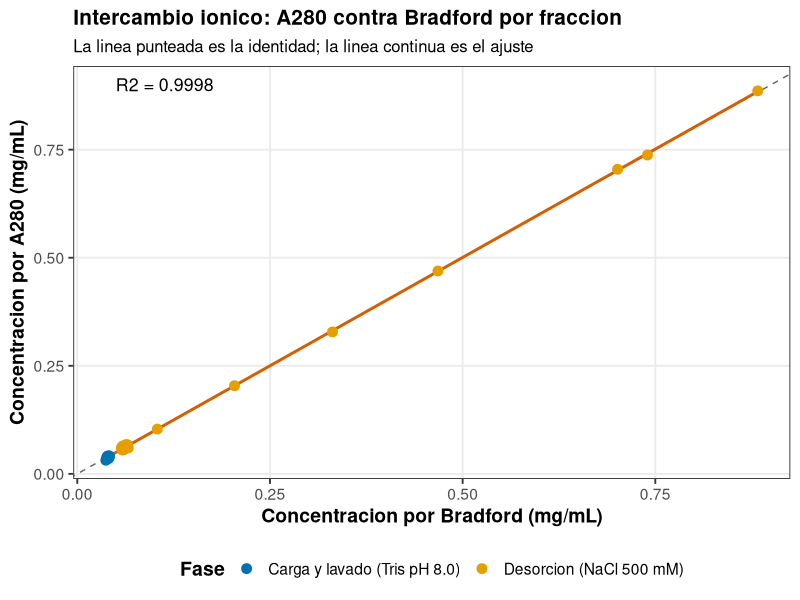
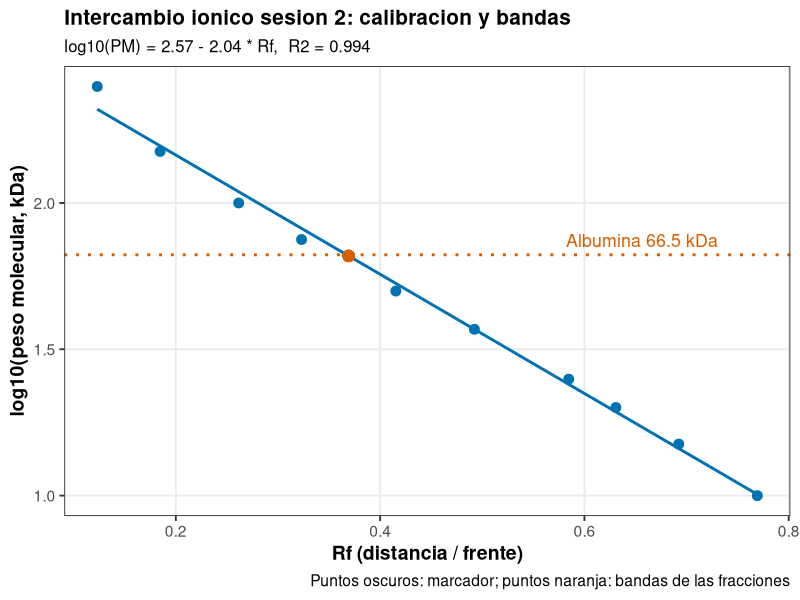
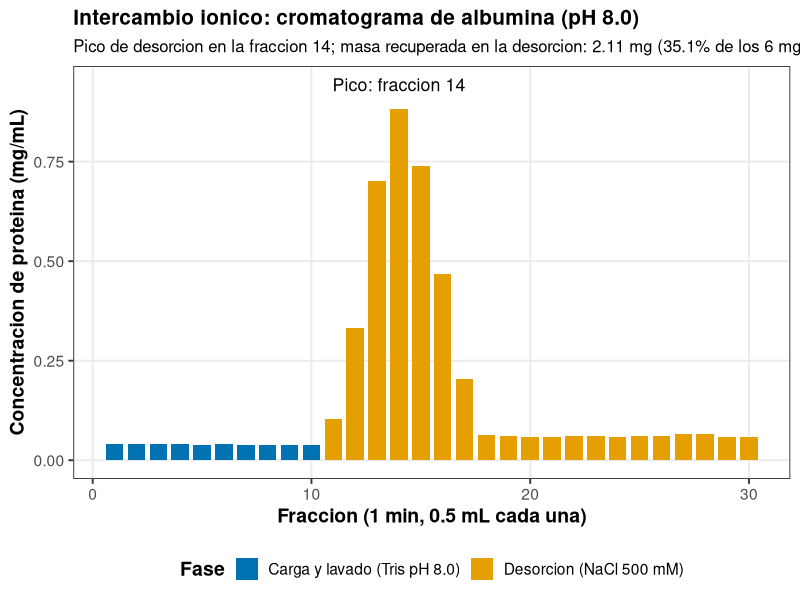
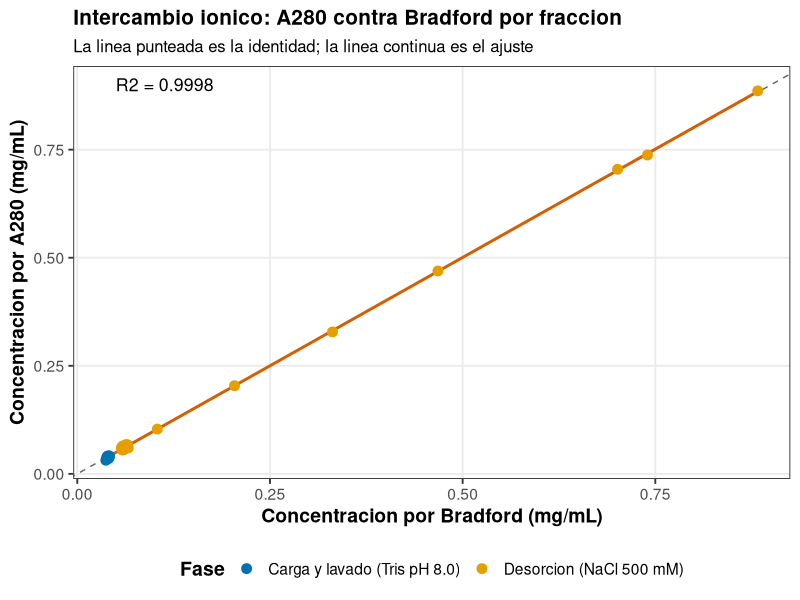
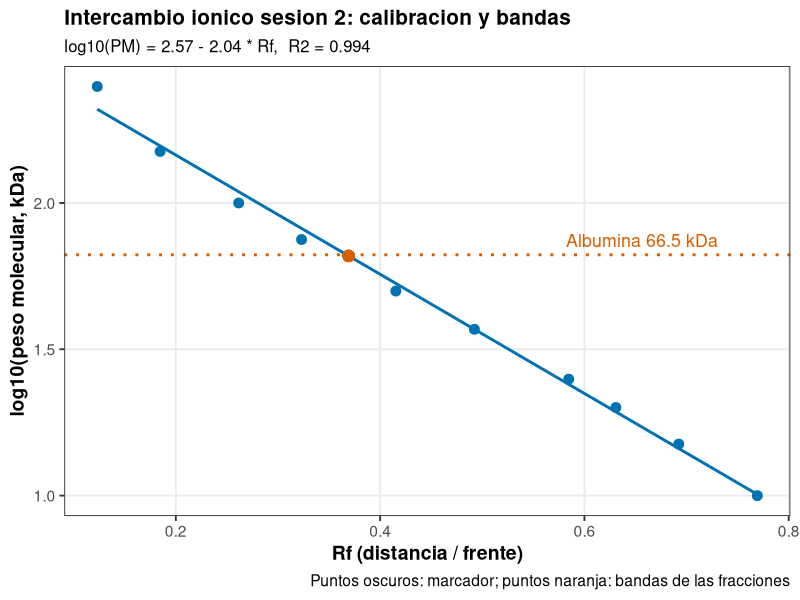
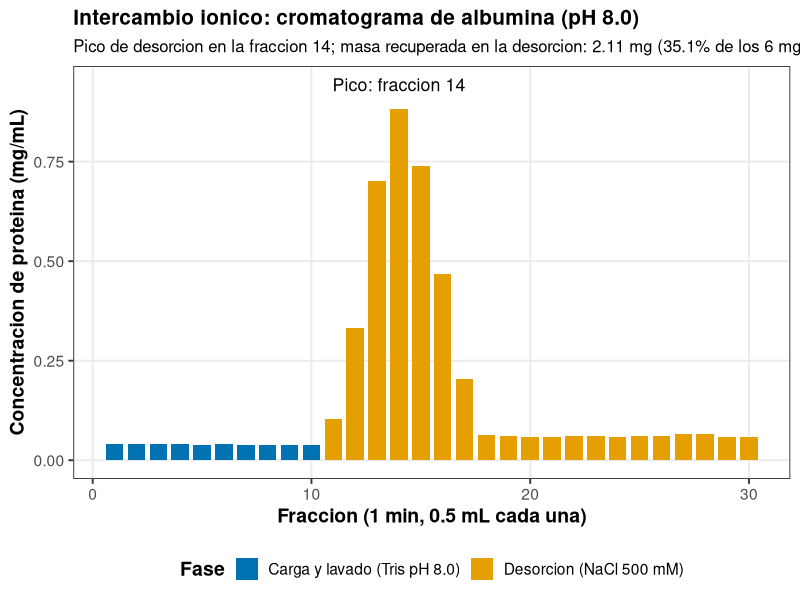

Write the R code that produced these figures, in order.
# ==========================================================================
# P8. Cromatografia de intercambio ionico
# ==========================================================================
# Autor: Dr. Jose Juan Torres Martinez
# Docente de Ciencias Quimicas
# Universidad Autonoma de San Luis Potosi (UASLP)
# Mexico
#
# Material academico para estudiantes
# Serie "Bioseparaciones" - Laboratorio, Practica 8. Intercambio ionico
#
# Descripcion: Practica 8 y ultima del laboratorio: la columna de intercambio ionico. Aqui se mide cada fraccion por Bradford: la absorbancia a 595 nm es la medicion y la concentracion sale de la curva de calibracion, con una dilucion 1:100 que deja la lectura dentro de la curva. A pH 8.0 la albumina esta por encima de su pI (4.7), asi que tiene carga negativa y se retiene en un intercambiador de aniones; la desorcion se hace subiendo la fuerza ionica con NaCl 500 mM. La masa por fraccion es concentracion por 0.5 mL y la suma da la recuperacion respecto a los 6 mg cargados. Lo que se aprende aqui cierra el laboratorio: el pH respecto al pI decide que intercambiador retiene a la proteina.
#
# Objetivos de aprendizaje:
#   - Convertir la absorbancia a 595 nm en concentracion con la curva de Bradford.
#   - Predecir el signo de la carga de la albumina a pH 8.0 desde su pI.
#   - Identificar el pico de desorcion con NaCl 500 mM.
#   - Calcular la masa recuperada y su porcentaje respecto a lo cargado.

# Datos: datos_intercambio.csv (estandares de Bradford y fracciones con su absorbancia a 595 nm, su absorbancia a 280 nm y su factor de dilucion; carga 3 mL a 2 mg/mL = 6 mg).
# Desarrollo: llegamos a la ultima practica del laboratorio, la columna de intercambio ionico, con la albumina caracterizada desde la primera parada de la teoria. Primera parada: la curva de Bradford y la conversion de la absorbancia a concentracion. Segunda parada: la masa de proteina en cada fraccion. Tercera parada: la masa recuperada en la desorcion y su porcentaje. Cuarta parada: la A280 contra el Bradford. Quinta parada: el gel de la sesion 2. Sexta parada: el cromatograma. En cada parada calculamos y comentamos que significa el resultado, y aqui cerramos el laboratorio.
# ==========================================================================

library(tidyverse)

# --------------------------------------------------------------------------
# Carpeta de trabajo: la del propio script
# --------------------------------------------------------------------------
# El script resuelve solo la carpeta donde esta guardado y la pone como
# carpeta de trabajo, asi los archivos de datos se leen por su nombre y la
# grafica se guarda en la misma carpeta, sin editar rutas.
# Primero prueba la ruta del documento activo en RStudio o Positron, luego
# la ruta del archivo al correr con Rscript o source(), y si nada de eso
# da una ruta, se queda en la carpeta de trabajo actual.
ruta_script <- NULL
if (requireNamespace("rstudioapi", quietly = TRUE) &&
    rstudioapi::isAvailable()) {
  ruta_script <- tryCatch(
    rstudioapi::getActiveDocumentContext()$path,
    error = function(e) NULL
  )
}
if (is.null(ruta_script) || !nzchar(ruta_script)) {
  ruta_script <- tryCatch(sys.frame(1)$ofile, error = function(e) NULL)
}
# Con Rscript el archivo no deja marco en la pila, asi que su ruta viene
# en los argumentos de la linea de comandos (--file=...).
if (is.null(ruta_script) || !nzchar(ruta_script)) {
  archivo <- grep("--file=", commandArgs(trailingOnly = FALSE), value = TRUE)
  if (length(archivo) > 0) {
    ruta_script <- sub("--file=", "", archivo[1])
  }
}
if (!is.null(ruta_script) && nzchar(ruta_script)) {
  setwd(dirname(normalizePath(ruta_script, mustWork = FALSE)))
}

# Estilo de graficas: tema claro y legible, paleta apta para daltonicos
# (Okabe-Ito) y tamano de fuente base mayor, para que las graficas se
# lean bien en el reporte y en la presentacion.
paleta <- c("#0072B2", "#E69F00", "#009E73", "#CC79A7", "#56B4E9", "#D55E00")
tema <- theme_bw(base_size = 14) +
  theme(
    plot.title = element_text(face = "bold", size = 15),
    plot.subtitle = element_text(size = 12),
    axis.title = element_text(face = "bold"),
    legend.position = "bottom",
    legend.title = element_text(face = "bold"),
    panel.grid.minor = element_blank()
  )

# --------------------------------------------------------------------------
# Protocolo (Manual de Practicas, Practica 8. Intercambio ionico)
# --------------------------------------------------------------------------
# Buffers y soluciones (manual): buffer de adsorcion (Tris 50 mM, pH 8.0, filtrado); buffer de desorcion (Tris 50 mM, NaCl 500 mM, pH 8.0, filtrado); agua filtrada; solucion acida (HCl 0.1 M, filtrado).
# Paso 1. Preparar una solucion de albumina (3 mL) en buffer de adsorcion a 2 mg/mL. Agitar suavemente para que se disuelvan los cristales.
# Paso 2. Con la columna conectada, alimentar agua por 5 min a un flujo de 0.5 mL/min.
# Paso 3. Detener la bomba y sustituir la alimentacion por la solucion acida. Arrancar la bomba y alimentar la solucion acida al mismo flujo por 10 min.
# Paso 4. Detener la bomba y sustituir la alimentacion por agua. Arrancar la bomba y lavar por 10 min o hasta que el pH de la solucion de salida de la columna sea neutro.
# Paso 5. Detener la bomba y sustituir la alimentacion por el buffer de adsorcion. Arrancar la bomba y alimentar el buffer de adsorcion por 10 min o hasta que el pH de la solucion que sale de la columna sea 8.0 (verificarlo con papel pH).
# Paso 6. Cuando el pH sea el deseado el sistema esta listo para alimentar la muestra. No apagar la bomba. Cargar la solucion de proteina en una jeringa de 3 mL y llenar el loop del sistema cromatografico evitando la introduccion de burbujas.
# Paso 7. Conectar la salida de la bomba al fraccionador, al que previamente se le han colocado tubos de ensayo. Seleccionar 1 min como intervalo de fraccionacion. Una vez que la solucion comience a caer en el primer tubo de ensayo del automuestreador, inyectar la muestra y arrancar el automuestreador (sin olvidar cambiar de tubo).
# Paso 8. Permitir que se fraccionen 10 tubos de muestra. Despues detener la bomba junto con el fraccionador y sustituir la alimentacion por buffer de desorcion. Arrancar la bomba y el fraccionador y alimentar el buffer de desorcion hasta que se colecten 20 tubos de muestra.
# Paso 9. Detener la bomba junto con el fraccionador y sustituir la alimentacion por la solucion acida. Arrancar la bomba y alimentar la solucion acida por 10 min sin fraccionar tubos.
# Paso 10. Detener la bomba y alimentar agua hasta que el pH de la solucion de salida de la columna sea neutro. No es necesario fraccionar mas tubos.
# Paso 11. Analizar los tubos fraccionados midiendo la absorbancia a 280 nm y mediante el ensayo de Bradford, y mediante SDS-PAGE (sesion 2).
# Intercambiador (post-laboratorio 1 y 2 del manual): a pH 8.0 la albumina esta por encima de su pI (4.7) y tiene carga negativa, asi que se retiene en un intercambiador de aniones. La especie retenida es el anion albumina, que desplaza al contra-anion del intercambiador y ocupa su sitio.
# Sesion 2 (SDS-PAGE de las fracciones): el manual solo indica analizar las fracciones mediante SDS-PAGE en la sesion 2, sin detallar la preparacion de esas muestras. La indicacion para esa sesion es: calentar las muestras de las fracciones en microtubos 2 min antes de cargarlas, con buffer de carga 50/50 (50% muestra y 50% buffer de carga).
# Seguridad y reglas (manual): no introducir burbujas al llenar el loop; verificar el pH de salida con papel pH; bata blanca obligatoria y guantes cuando se indique.

# --------------------------------------------------------------------------
# Parada 1. Curva de Bradford y conversion de la absorbancia a concentracion
# --------------------------------------------------------------------------
# Cada fraccion se mide por Bradford: la absorbancia a 595 nm es la medicion
# y la concentracion sale de la curva de calibracion. El CSV trae los
# estandares de Bradford (0, 2.5, 5, 10 y 20 ug/mL, por triplicado, los
# mismos valores de la practica 3) y las fracciones con su absorbancia a
# 595 nm, su absorbancia a 280 nm y su factor de dilucion. Ajustamos la
# recta y el polinomio a los estandares y convertimos cada absorbancia en
# concentracion con la recta.
# Dilucion: las fracciones llegan hasta casi 1 mg/mL (unos 880 ug/mL) y la
# curva de Bradford llega hasta 20 ug/mL, asi que cada fraccion se diluye
# 1:100 para leerla dentro de la curva (la fraccion mas concentrada queda
# en unos 8.8 ug/mL, a la mitad de la curva). La concentracion en la
# fraccion es la concentracion diluida por el factor de dilucion.
datos <- read_csv("datos_intercambio.csv", show_col_types = FALSE)

estandares <- filter(datos, tipo == "estandar")
ajuste_lineal <- lm(absorbancia_595 ~ concentracion_ug_ml, data = estandares)
ajuste_poli <- lm(absorbancia_595 ~ concentracion_ug_ml +
                    I(concentracion_ug_ml^2), data = estandares)
print(tibble(
  modelo = c("Lineal", "Polinomial grado 2"),
  r_cuadrado = c(summary(ajuste_lineal)$r.squared,
                 summary(ajuste_poli)$r.squared)
))

muestras <- filter(datos, tipo == "muestra") %>%
  mutate(
    concentracion_diluida_ug_ml =
      (absorbancia_595 - coef(ajuste_lineal)[["(Intercept)"]]) /
      coef(ajuste_lineal)[["concentracion_ug_ml"]],
    concentracion_proteina_mg_ml =
      concentracion_diluida_ug_ml * factor_dilucion / 1000
  )
print(muestras %>%
        select(fraccion, fase, absorbancia_595, absorbancia_280,
               factor_dilucion, concentracion_proteina_mg_ml))

datos <- muestras

# --------------------------------------------------------------------------
# Parada 2. Masa de proteina por fraccion
# --------------------------------------------------------------------------
# Estamos frente a la columna de intercambio ionico. Antes de calcular recordamos la prediccion: el pI de la albumina es 4.7 y trabajamos a pH 8.0, por encima del pI, asi que su carga neta es negativa y se retiene en un intercambiador de aniones. Cada fraccion es de 1 min a 0.5 mL/min, asi que la masa por fraccion es la concentracion por 0.5 mL.
# Fraccion de 1 min a 0.5 mL/min = 0.5 mL por fraccion.
# Masa por fraccion (mg) = concentracion (mg/mL) * 0.5 mL.
# Carga: 3 mL a 2 mg/mL = 6 mg de albumina.
# pI de la albumina: 4.7. A pH 8.0 (por encima del pI) su carga neta es
# negativa, asi que se retiene en un intercambiador de aniones.
volumen_fraccion_ml <- 0.5
masa_cargada_mg <- 6.0

datos <- datos %>%
  mutate(masa_mg = concentracion_proteina_mg_ml * volumen_fraccion_ml)

print(datos)

# --------------------------------------------------------------------------
# Parada 3. Masa recuperada en la desorcion y porcentaje de recuperacion
# --------------------------------------------------------------------------
# Seguimos en la columna: sumamos la masa por fase y calculamos la masa recuperada en la desorcion con NaCl 500 mM y su porcentaje respecto a los 6 mg cargados.
resumen <- datos %>%
  group_by(fase) %>%
  summarise(masa_mg = sum(masa_mg), .groups = "drop")

print(resumen)

masa_desorcion <- resumen %>%
  filter(fase == "Desorcion (NaCl 500 mM)") %>%
  pull(masa_mg)
print(tibble(
  masa_recuperada_mg = masa_desorcion,
  recuperacion_porciento = masa_desorcion / masa_cargada_mg * 100
))

# --------------------------------------------------------------------------
# Parada 4. Absorbancia a 280 nm y Bradford (paso 11 del manual)
# --------------------------------------------------------------------------
# El manual pide analizar las fracciones por absorbancia a 280 nm, por
# el ensayo de Bradford y por SDS-PAGE. La A280 de la albumina con paso
# optico de 1 cm es 0.667 por mg/mL, asi que la concentracion por A280
# es A280 / 0.667.
# A280 de BSA (1 mg/mL, 1 cm): 0.667.
datos <- datos %>%
  mutate(concentracion_a280_mg_ml = absorbancia_280 / 0.667)

print(datos %>%
        select(fraccion, fase, concentracion_proteina_mg_ml,
               absorbancia_280, concentracion_a280_mg_ml))

# Comparacion entre los dos metodos de cuantificacion.
print(datos %>%
        summarise(
          diferencia_media_mg_ml =
            mean(concentracion_a280_mg_ml - concentracion_proteina_mg_ml),
          diferencia_maxima_mg_ml =
            max(abs(concentracion_a280_mg_ml - concentracion_proteina_mg_ml))
        ))

# La recta de la A280 contra el Bradford y su R2: si los dos metodos miden
# lo mismo, la pendiente es cercana a 1 y el R2 cercano a 1.
ajuste_a280 <- lm(concentracion_a280_mg_ml ~ concentracion_proteina_mg_ml,
                  data = datos)
r2_a280 <- round(summary(ajuste_a280)$r.squared, 4)

grafica_a280 <- ggplot(
  datos,
  aes(x = concentracion_proteina_mg_ml,
      y = concentracion_a280_mg_ml, color = fase)
) +
  geom_abline(slope = 1, intercept = 0, linetype = "dashed",
              color = "grey40") +
  geom_smooth(method = "lm", se = FALSE, color = paleta[6], linewidth = 1) +
  geom_point(size = 3) +
  annotate("text", x = 0.05, y = 0.9,
           label = paste0("R2 = ", r2_a280), hjust = 0, size = 4.5) +
  scale_color_manual(values = paleta) +
  labs(
    x = "Concentracion por Bradford (mg/mL)",
    y = "Concentracion por A280 (mg/mL)",
    color = "Fase",
    title = "Intercambio ionico: A280 contra Bradford por fraccion",
    subtitle = "La linea punteada es la identidad; la linea continua es el ajuste"
  ) +
  tema

print(grafica_a280)

ggsave("08_intercambio_a280.png", grafica_a280,
       width = 18, height = 12, units = "cm", dpi = 300)

# --------------------------------------------------------------------------
# Parada 5. Sesion 2: SDS-PAGE de las fracciones
# --------------------------------------------------------------------------
# En la sesion 2 las fracciones se analizan por SDS-PAGE. El gel lleva
# su propio carril de marcador, asi que la recta log10(PM) contra Rf se
# calcula desde ese marcador y se aplica a las bandas de las fracciones.
# Las fracciones de carga y lavado no muestran banda (la proteina que
# pasa queda por debajo del limite de deteccion de la tincion); las de
# desorcion muestran la banda de la albumina.
gel <- read_csv("datos_sds_page_sesion2.csv", show_col_types = FALSE)

gel <- gel %>%
  mutate(rf = distancia_mm / frente_mm)

marcador_gel <- filter(gel, carril == "Marcador")
ajuste_gel <- lm(log10(peso_molecular_kda) ~ rf, data = marcador_gel)

bandas <- gel %>%
  filter(carril != "Marcador", !is.na(distancia_mm)) %>%
  mutate(peso_molecular_kda_estimado =
           10^predict(ajuste_gel, newdata = tibble(rf = rf)))

print(bandas %>%
        select(fraccion, distancia_mm, rf, peso_molecular_kda_estimado))

# La ecuacion de la recta de calibracion y su R2, y la linea de referencia
# de la albumina (66.5 kDa): las bandas de las fracciones de desorcion
# deben caer sobre la recta cerca de esa linea.
ecuacion_gel <- paste0(
  "log10(PM) = ", round(coef(ajuste_gel)[["(Intercept)"]], 2),
  " - ", round(-coef(ajuste_gel)[["rf"]], 2), " * Rf,  R2 = ",
  round(summary(ajuste_gel)$r.squared, 3)
)
grafica_gel <- ggplot(marcador_gel,
                      aes(x = rf, y = log10(peso_molecular_kda))) +
  geom_hline(yintercept = log10(66.5), linetype = "dotted",
             color = paleta[6], linewidth = 1) +
  annotate("text", x = max(marcador_gel$rf) * 0.95, y = log10(66.5),
           label = "Albumina 66.5 kDa", hjust = 1, vjust = -0.6,
           color = paleta[6], size = 4.5) +
  geom_point(size = 3, color = paleta[1]) +
  geom_smooth(method = "lm", se = FALSE, linewidth = 1, color = paleta[1]) +
  geom_point(
    data = bandas,
    aes(x = rf, y = log10(peso_molecular_kda_estimado)),
    color = paleta[6], size = 3.5
  ) +
  labs(
    x = "Rf (distancia / frente)",
    y = "log10(peso molecular, kDa)",
    title = "Intercambio ionico sesion 2: calibracion y bandas",
    subtitle = ecuacion_gel,
    caption = "Puntos oscuros: marcador; puntos naranja: bandas de las fracciones"
  ) +
  tema

print(grafica_gel)

ggsave("08_intercambio_sds_sesion2.png", grafica_gel,
       width = 18, height = 12, units = "cm", dpi = 300)

# --------------------------------------------------------------------------
# Parada 6. Grafica: cromatograma de intercambio ionico
# --------------------------------------------------------------------------
# Graficamos el cromatograma: cada barra es una fraccion y su color marca la fase, carga y lavado o desorcion. La fraccion del pico de desorcion lleva su etiqueta y el subtitulo trae la masa recuperada en la desorcion y su porcentaje respecto a lo cargado.
pico <- datos %>%
  filter(fase == "Desorcion (NaCl 500 mM)") %>%
  filter(concentracion_proteina_mg_ml ==
           max(concentracion_proteina_mg_ml))
subtitulo_cromatograma <- paste0(
  "Pico de desorcion en la fraccion ", pico$fraccion,
  "; masa recuperada en la desorcion: ", round(masa_desorcion, 2),
  " mg (", round(masa_desorcion / masa_cargada_mg * 100, 1),
  "% de los 6 mg cargados)"
)
grafica <- ggplot(
  datos,
  aes(x = fraccion, y = concentracion_proteina_mg_ml, fill = fase)
) +
  geom_col(width = 0.8) +
  geom_text(data = pico,
            aes(x = fraccion, y = concentracion_proteina_mg_ml,
                label = paste0("Pico: fraccion ", fraccion)),
            nudge_y = 0.06, size = 4.5, color = "black",
            inherit.aes = FALSE) +
  scale_fill_manual(values = paleta) +
  labs(
    x = "Fraccion (1 min, 0.5 mL cada una)",
    y = "Concentracion de proteina (mg/mL)",
    fill = "Fase",
    title = "Intercambio ionico: cromatograma de albumina (pH 8.0)",
    subtitle = subtitulo_cromatograma
  ) +
  tema

print(grafica)

# --------------------------------------------------------------------------
# 7. Exportar la grafica
# --------------------------------------------------------------------------
# Antes de salir de la columna de intercambio ionico guardamos la grafica de la practica.
ggsave("08_intercambio.png", grafica,
       width = 18, height = 12, units = "cm", dpi = 300)

# --------------------------------------------------------------------------
# Interpretacion
# --------------------------------------------------------------------------
# Grafica (cromatograma de intercambio ionico): el eje x es la fraccion (1 min, 0.5 mL cada una) y el eje y es la concentracion de proteina en mg/mL; el color marca la fase y el subtitulo trae la masa recuperada en la desorcion.
# - En carga y lavado casi no sale proteina: a pH 8.0 la albumina, con carga negativa, queda retenida en el intercambiador de aniones. Esto significa que la prediccion desde el pI se cumple en la columna, y por eso lo siguiente es subir la fuerza ionica para desorberla.
# - Al subir la fuerza ionica con NaCl 500 mM aparece el pico de desorcion entre las fracciones 12 y 16. Esto significa que la sal compite por los sitios del intercambiador y libera la proteina en pocas fracciones concentradas, que son las que se juntan.
# Grafica (A280 contra Bradford): el eje x es la concentracion por Bradford en mg/mL y el eje y es la concentracion por A280 en mg/mL; la linea punteada es la identidad y la linea continua es el ajuste, con su R2 anotado.
# - Los puntos caen sobre la identidad: la A280 y el Bradford miden la misma concentracion en cada fraccion. Esto significa que los dos metodos concuerdan y que la A280 sirve para seguir la proteina fraccion por fraccion sin gastar reactivo.
# Grafica (sesion 2, calibracion y bandas): el eje x es el Rf y el eje y es log10 del peso molecular en kDa; los puntos naranja son las bandas de las fracciones de desorcion y la linea punteada es la albumina (66.5 kDa).
# - Las bandas de las fracciones de desorcion caen sobre la recta cerca de 66 kDa, el peso molecular de la albumina, y las fracciones de carga y lavado no muestran banda. Esto significa que lo que salio en la desorcion es la albumina retenida y que en carga y lavado casi no paso proteina.

# --------------------------------------------------------------------------
# Que aprendimos
# --------------------------------------------------------------------------
# - La absorbancia a 595 nm se convierte en concentracion con la curva de Bradford; la dilucion 1:100 deja la lectura dentro de la curva.
# - El pH respecto al pI decide el signo de la carga y por tanto que intercambiador retiene a la proteina.
# - La sal compite por los sitios del intercambiador y desorbe la proteina; la masa recuperada sale de sumar las fracciones.
# - La A280 confirma la cuantificacion por Bradford fraccion por fraccion, y el gel de la sesion 2 confirma que la banda de la desorcion es la albumina.
# Terminamos la practica en la columna de intercambio ionico, ultima practica del laboratorio: la albumina quedo retenida por su carga y salio con la sal. Aqui se cierra el laboratorio, desde la preparacion de soluciones hasta la cromatografia.
